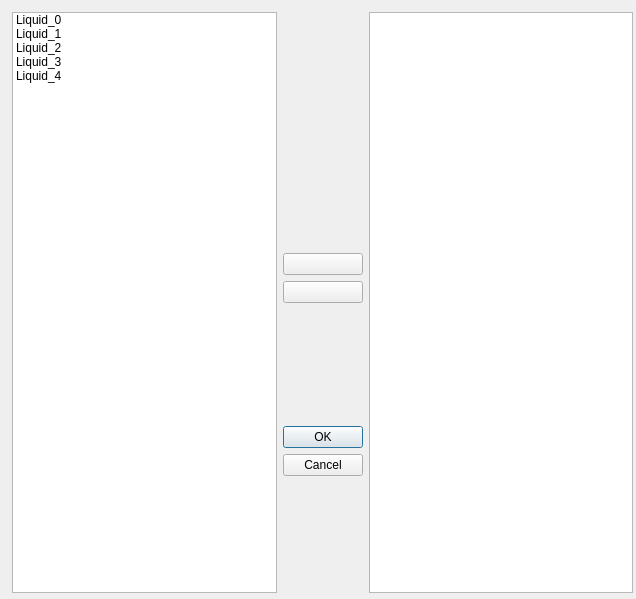
<?xml version="1.0" encoding="UTF-8"?>
<ui version="4.0">
 <class>Dialog</class>
 <widget class="QDialog" name="Dialog">
  <property name="geometry">
   <rect>
    <x>0</x>
    <y>0</y>
    <width>636</width>
    <height>599</height>
   </rect>
  </property>
  <property name="windowTitle">
   <string>Dialog</string>
  </property>
  <widget class="QWidget" name="">
   <property name="geometry">
    <rect>
     <x>12</x>
     <y>12</y>
     <width>621</width>
     <height>581</height>
    </rect>
   </property>
   <layout class="QGridLayout" name="gridLayout">
    <item row="5" column="1">
     <widget class="QPushButton" name="OKButton">
      <property name="text">
       <string>OK</string>
      </property>
     </widget>
    </item>
    <item row="0" column="1">
     <spacer name="verticalSpacer_2">
      <property name="orientation">
       <enum>Qt::Vertical</enum>
      </property>
      <property name="sizeHint" stdset="0">
       <size>
        <width>20</width>
        <height>40</height>
       </size>
      </property>
     </spacer>
    </item>
    <item row="1" column="1">
     <spacer name="verticalSpacer_8">
      <property name="orientation">
       <enum>Qt::Vertical</enum>
      </property>
      <property name="sizeHint" stdset="0">
       <size>
        <width>20</width>
        <height>40</height>
       </size>
      </property>
     </spacer>
    </item>
    <item row="3" column="1">
     <widget class="QPushButton" name="RemoveButton">
      <property name="text">
       <string/>
      </property>
      <property name="icon">
       <iconset>
        <normaloff>arrow_left.ico</normaloff>arrow_left.ico</iconset>
      </property>
     </widget>
    </item>
    <item row="4" column="1">
     <spacer name="verticalSpacer_4">
      <property name="orientation">
       <enum>Qt::Vertical</enum>
      </property>
      <property name="sizeHint" stdset="0">
       <size>
        <width>20</width>
        <height>40</height>
       </size>
      </property>
     </spacer>
    </item>
    <item row="7" column="1">
     <spacer name="verticalSpacer">
      <property name="orientation">
       <enum>Qt::Vertical</enum>
      </property>
      <property name="sizeHint" stdset="0">
       <size>
        <width>20</width>
        <height>40</height>
       </size>
      </property>
     </spacer>
    </item>
    <item row="6" column="1">
     <widget class="QPushButton" name="CancelButton">
      <property name="text">
       <string>Cancel</string>
      </property>
     </widget>
    </item>
    <item row="2" column="1">
     <widget class="QPushButton" name="AddButton">
      <property name="text">
       <string/>
      </property>
      <property name="icon">
       <iconset>
        <normaloff>arrow_green.ico</normaloff>arrow_green.ico</iconset>
      </property>
     </widget>
    </item>
    <item row="0" column="0" rowspan="8">
     <widget class="QListWidget" name="allList">
      <property name="spacing">
       <number>10</number>
      </property>
      <property name="wordWrap">
       <bool>false</bool>
      </property>
      <item>
       <property name="text">
        <string>Liquid_0</string>
       </property>
      </item>
      <item>
       <property name="text">
        <string>Liquid_1</string>
       </property>
      </item>
      <item>
       <property name="text">
        <string>Liquid_2</string>
       </property>
      </item>
      <item>
       <property name="text">
        <string>Liquid_3</string>
       </property>
      </item>
      <item>
       <property name="text">
        <string>Liquid_4</string>
       </property>
      </item>
     </widget>
    </item>
    <item row="0" column="2" rowspan="8">
     <widget class="QListWidget" name="myList"/>
    </item>
   </layout>
  </widget>
 </widget>
 <resources/>
 <connections/>
</ui>
